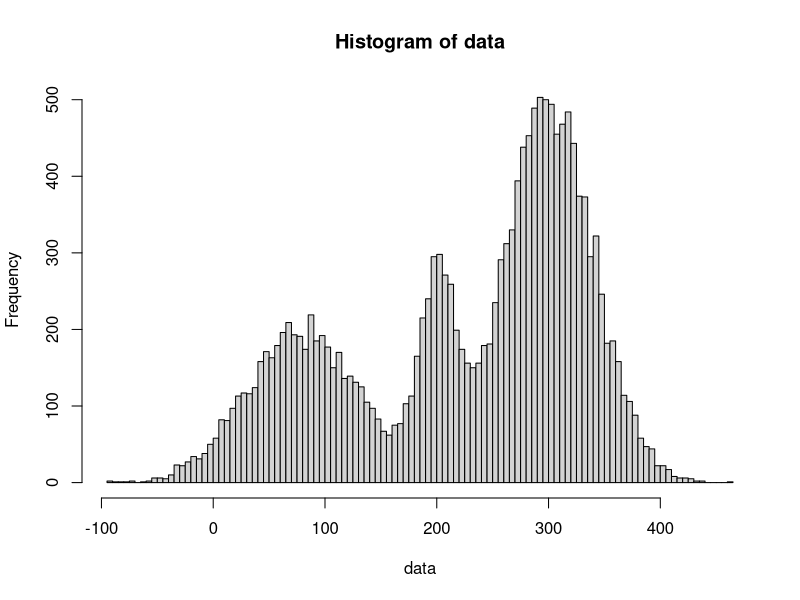
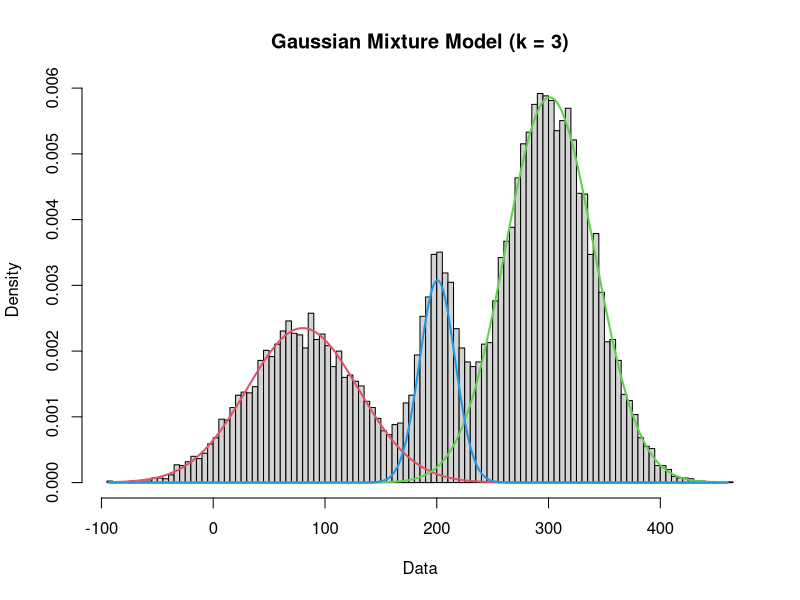

Reproduce these figures in R, in order.
require(mixtools)

data <- scan("gaussians.txt")

# Task 7

hist(data, breaks=100)

model <- normalmixEM(data, k=3)
summary.mixEM(model)
plot.mixEM(model, whichplots=2, main2=paste("Gaussian Mixture Model (k = 3)"), breaks=100)
